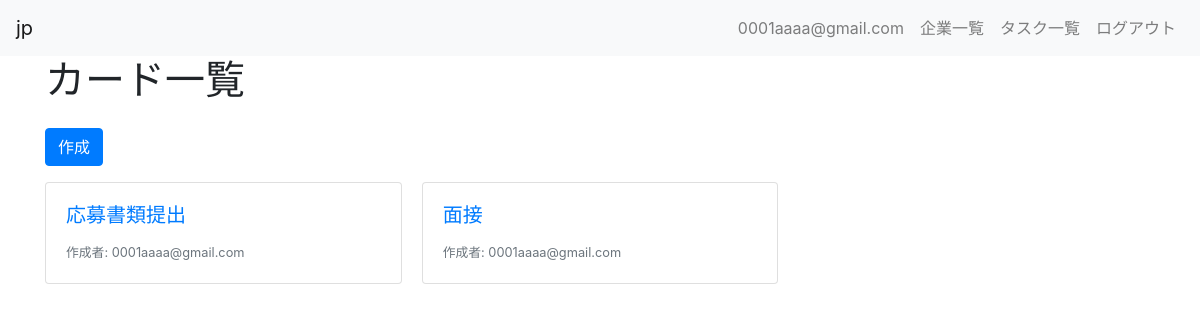
Screenshot of /jpapp/tasks/ (signed in) with the database file from the repository.
### jpapp/models.py (models this page shows, shortened)
class Task(models.Model):
    task_title = models.CharField(max_length=100)
    task_memo = models.TextField()
    duedate = models.DateField()
    user = models.ForeignKey(User, on_delete=models.CASCADE)

### jpapp/views.py (the view)
# urls.py: path("tasks/", views.TaskListView.as_view(), name="tasks_list"),
class TaskListView(LoginRequiredMixin, ListView):
    model = Task
    template_name = "jpapp/tasks/list.html"

### templates/jpapp/tasks/list.html
{% extends "jpapp/base.html" %}
{% block content %}
<div class="container">
  <h1>カード一覧</h1>
  <a class="btn btn-primary my-3" href="{% url 'jpapp:tasks_create' %}" role="button">作成</a>
  <div class="card-columns">
    {% for task in task_list %}
    <a href="{% url 'jpapp:tasks_detail' task.pk %}" class="card">
      <div class="card-body">
        <h5 class="card-title">{{ task.task_title }}</h5>
        <footer>
          <small class="text-muted">作成者: {{ task.user.username }}</small>
        </footer>
      </div>
    </a>
    {% endfor %}
  </div>
</div>
{% endblock %}

### templates/jpapp/base.html (shortened to what this page needs)
<!doctype html>
<html lang="ja">
  <head>
    <link rel="stylesheet" href="https://stackpath.bootstrapcdn.com/bootstrap/4.3.1/css/bootstrap.min.css">
    <link href="https://use.fontawesome.com/releases/v5.6.1/css/all.css" rel="stylesheet">
  </head>
  <body>
    <header>
      <nav class="navbar navbar-expand-lg navbar-light bg-light">
        <a class="navbar-brand" href="{% url 'jpapp:index' %}">jp</a>
        <div class="collapse navbar-collapse" id="navbarSupportedContent">
          <ul class="navbar-nav">
            {% if request.user.is_authenticated %}
            <li class="nav-item">
              <a class="nav-link" href="{% url 'jpapp:users_detail' request.user.pk %}">{{ request.user.username }}</a>
            </li>
            <li class="nav-item">
              <a class="nav-link" href="{% url 'jpapp:companies_list' %}">企業一覧</a>
            </li>
            <li class="nav-item">
              <a class="nav-link" href="{% url 'jpapp:tasks_list' %}">タスク一覧</a>
            </li>
            <li class="nav-item">
              <a class="nav-link" href="{% url 'logout' %}">ログアウト</a>
            </li>
            {% endif %}
          </ul>
        </div>
      </nav>
    </header>
    <main>
      {% block content %}
      {% endblock %}
    </main>
  </body>
</html>

### rows the page displays
Task: task_title "応募書類提出", user.username "0001aaaa@gmail.com"
Task: task_title "面接", user.username "0001aaaa@gmail.com"

### other values shown
{{ request.user.username }} "0001aaaa@gmail.com"
